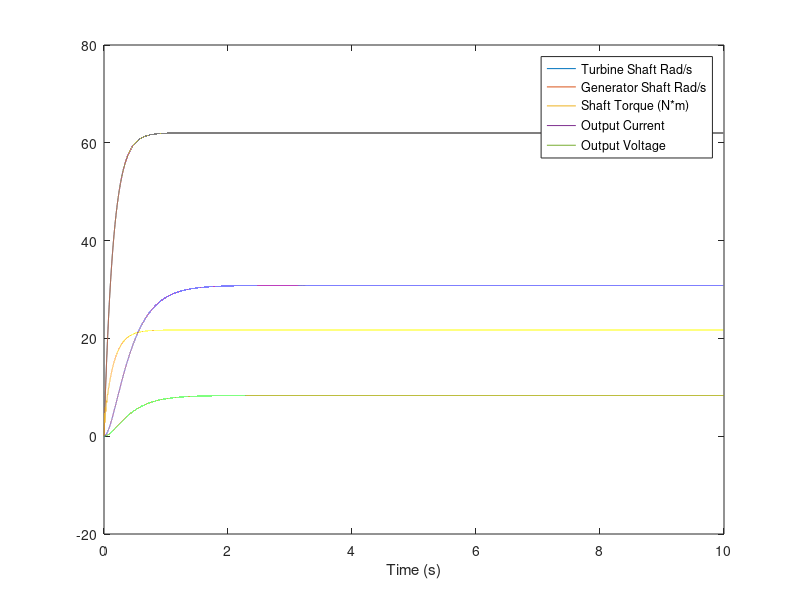

The MATLAB script that drew this image:
clear all
% State variables: w_turb, w_gen, T_k, I_gen
% Generator
J_gen = 0.005; % less than the turbine
k_emf = 0.699; % emf constant from DC-540 generator
L_gen = 0.315;
R_gen = 0.27; %http://forums.pelicanparts.com/porsche-911-technical-forum/199928-alternator-stator-coil-resistance.html
b_gen = 0.35;
R_load = 40.7;
C_gen = 0.005;

% Shaft parameters
G = 80E9; % stainless steel
d = 1/100; % 1cm
l = 0.1; % 10cm
% calculate_k = @(G, d, l) -(((pi * d^4)/32)*G)/l;
K = -785.3982;%calculate_k(G,d,l);

% Penstock Pipe 
head = 50;
pipe_diam = 0.0736;
pipe_length = 50/sin(45);
pipe_area = (pipe_diam/2)^2 * pi;
Rf = (128 * 8.9E-4 * pipe_length) / (pi * pipe_diam^4); 
If = 2 * 1000 * pipe_length / pipe_area;

% Water jet
jet_diam = 0.015;
jet_area = pi*(jet_diam/2)^2;
beta = jet_diam/pipe_diam;
jet_coefficient = 0.97;

mass_turb = 10;
radius_turb = 0.15;
J_turb = 0.5 * mass_turb * radius_turb^2; % approximate as a disc
b_turb = 0.2;

y0 = [0 0 0];

Q = 5.4/1000;

a = [((-2*radius_turb^2*Q*1000)/J_turb - b_turb/J_turb) 0 -1/J_turb 0 0;
    0 -b_gen/J_gen 1/J_gen 0 0;
    -K K 0 0 0;
    0 k_emf/sqrt(2)/L_gen 0 -1/(L_gen) 1/(L_gen * R_load)
    0 0 0 1/C_gen -1/(R_gen * C_gen)];

% todo: adjust R_load based on requirements of electrolyzer

b = [2000*radius_turb*Q*jet_coefficient*sqrt(2*9.8*head)/J_turb; 
    0 
    0 
    -1.4/L_gen/R_load
    0];


c = [1 0 0 0 0
     0 1 0 0 0
     0 0 1 0 0
     0 0 0 1 0
     0 0 0 0 1];
 
d = 0;

sys = ss(a, b, c, d);
dt = 0.0001;
t = 0:dt:10;
u = ones(length(t), 1);

simresult = lsim(sys, u, t);
plot(t,simresult)
legend('Turbine Shaft Rad/s', 'Generator Shaft Rad/s', 'Shaft Torque (N*m)','Output Current', 'Output Voltage');
xlabel('Time (s)')
